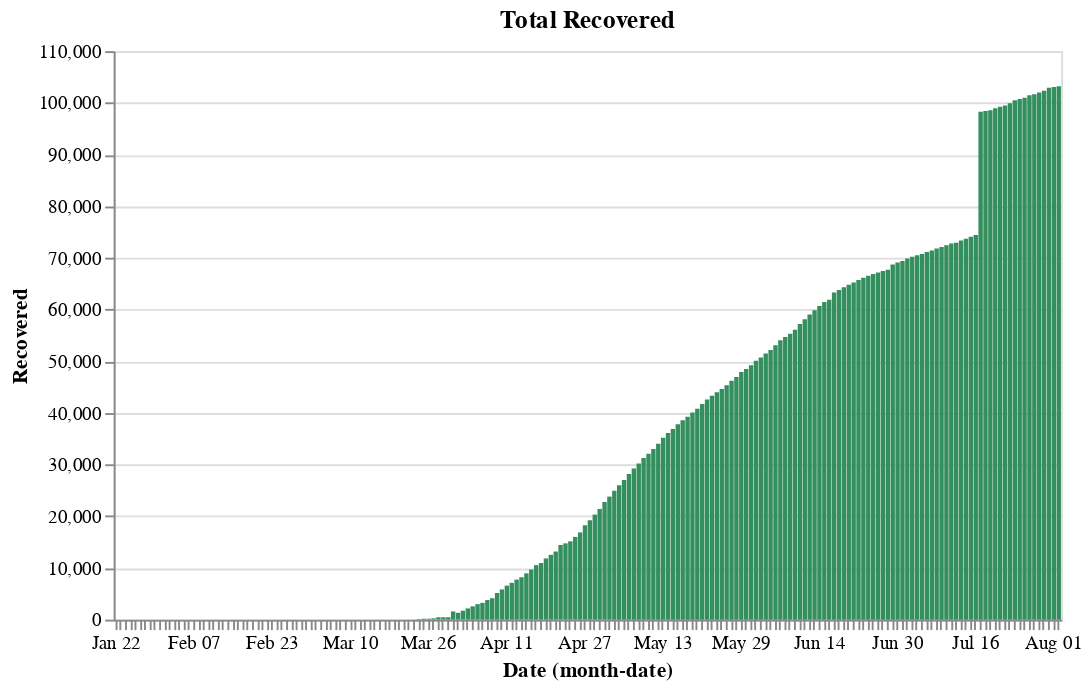

Notebook source saved alongside this figure:
### Code cell
green = alt.value("#338f5d")
base.encode(y="Recovered", color=green).properties(title='Total Recovered')

### Figure 1 — Vega-Lite specification as saved in the notebook (floating-point values rounded to 4 significant figures; data arrays with more than 128 entries replaced by an {"elided": "..."} marker saying what was removed)
{"config": {"view": {"continuousWidth": 400, "continuousHeight": 300}}, "data": {"name": "data-01872ff5aaec7d9153d6a021a6077b83"}, "mark": "bar", "encoding": {"color": {"value": "#338f5d"}, "x": {"type": "ordinal", "field": "Date", "timeUnit": "monthdate"}, "y": {"type": "quantitative", "field": "Recovered"}}, "title": "Total Recovered", "width": 500, "$schema": "https://vega.github.io/schema/vega-lite/v4.8.1.json", "datasets": {"data-01872ff5aaec7d9153d6a021a6077b83": {"elided": "194 records"}}}
